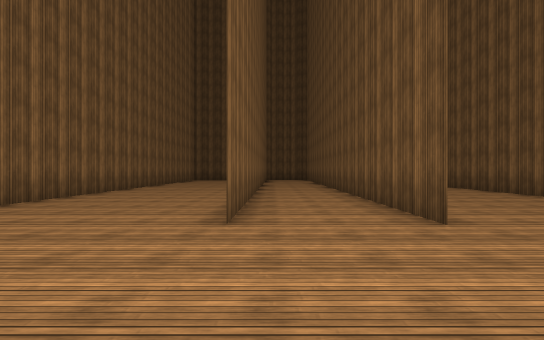
[1] (above)

24 first-person views from a walk through a scene from a Unity 3-D project. The camera is 1.3 m above the floor, looks level and sees 85° across. The floor is counted in squares, 2 m on a side. Each view is taken from the middle of a square. On the plan, view 1 faces up. The plan holds only what a view shows up to about 9 squares ahead; the rest is blank. The place goes on beyond the plan. Surface patterns are stand-ins for the level's own textures.

[2]
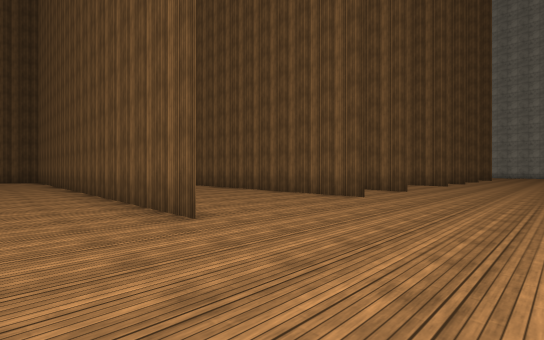

[3]
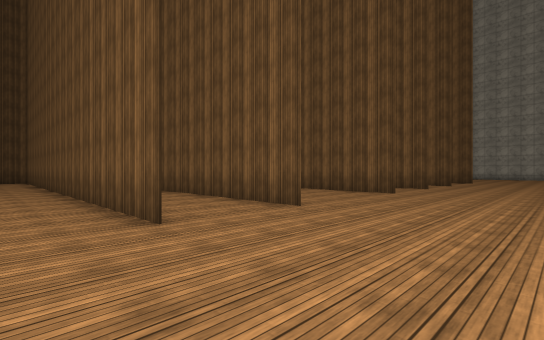

[4]
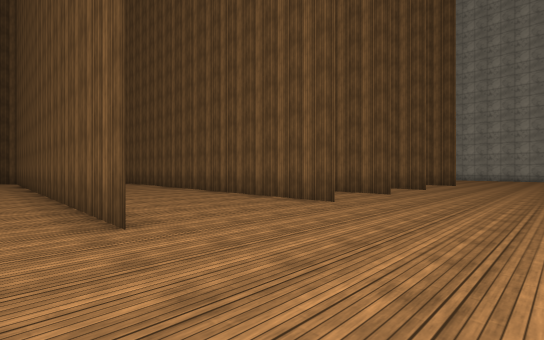

[5]
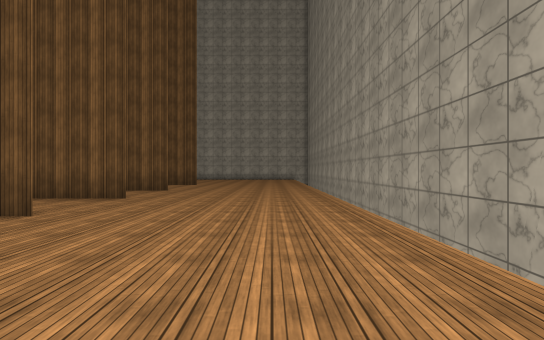

[6]
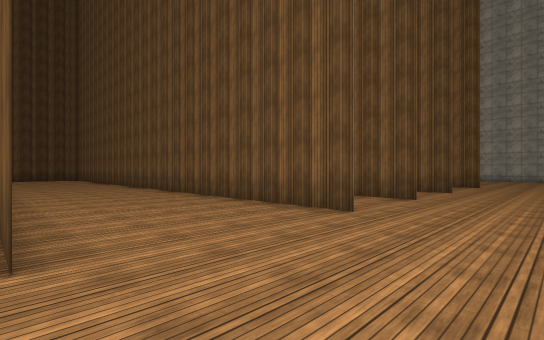

[7]
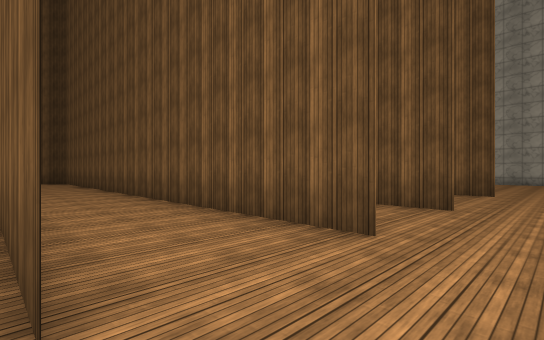

[8]
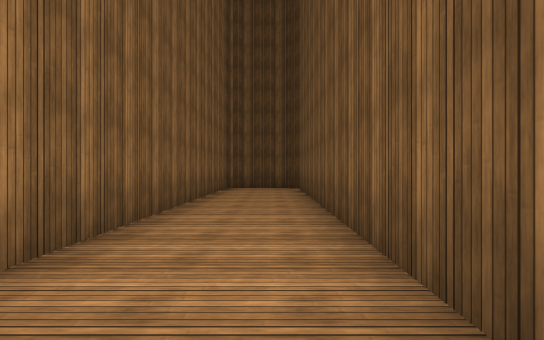

[9]
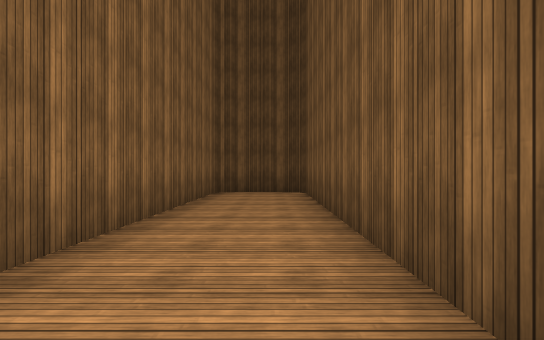

[10]
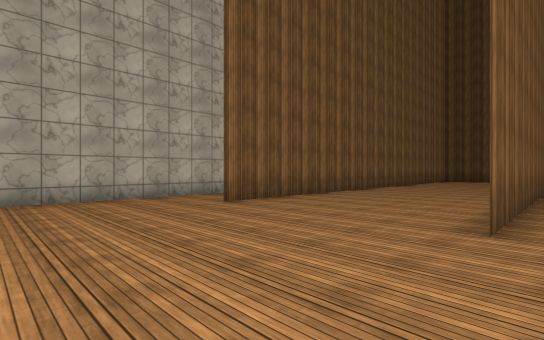

[11]
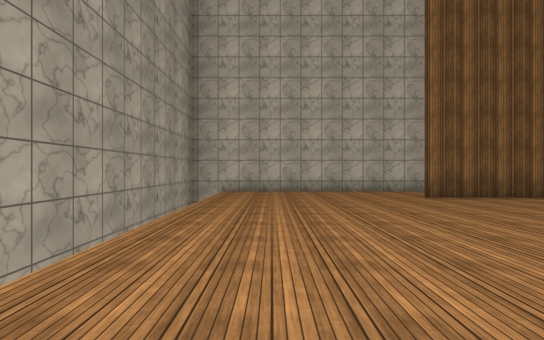

[12]
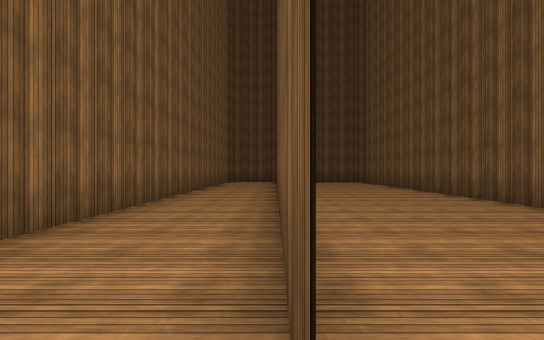

[13]
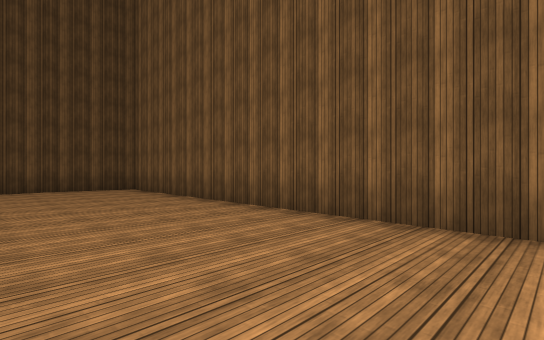

[14]
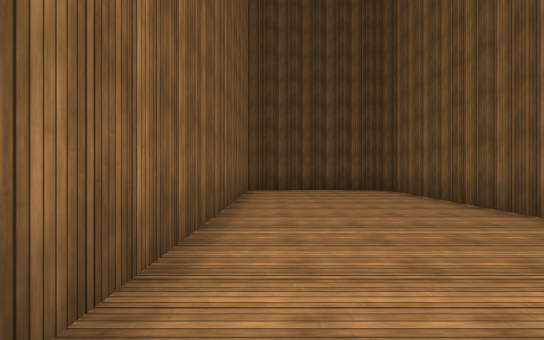

[15]
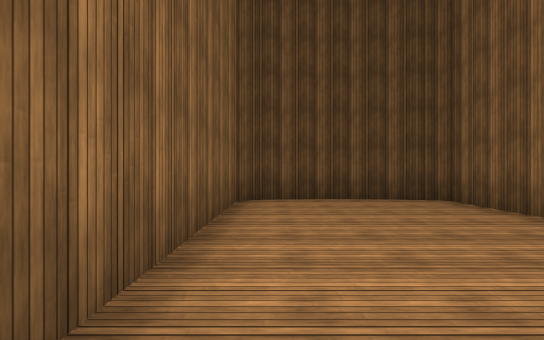

[16]
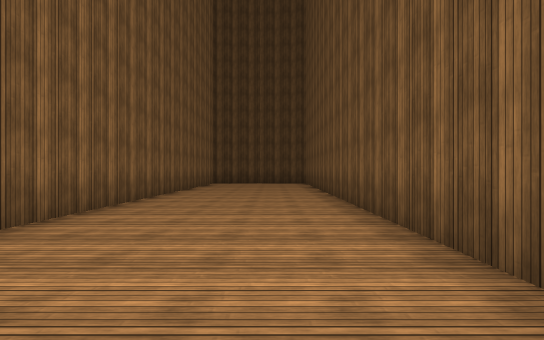

[17]
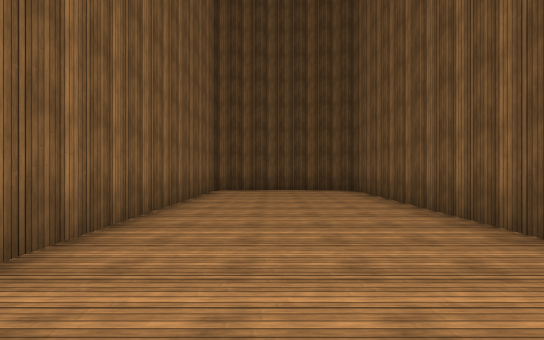

[18]
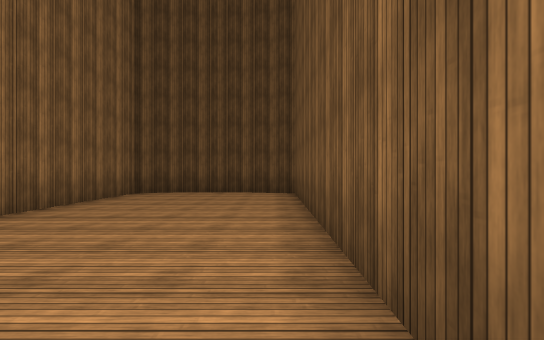

[19]
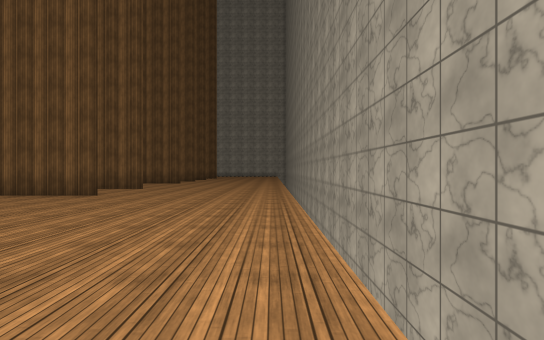

[20]
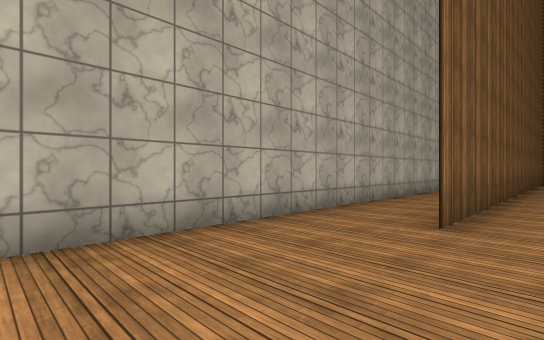

[21]
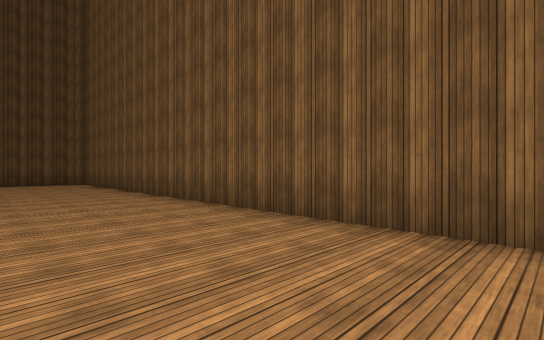

[22]
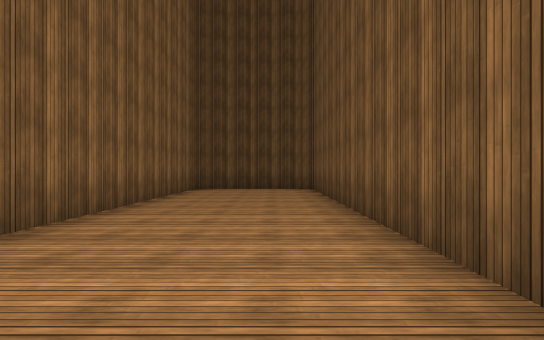

[23]
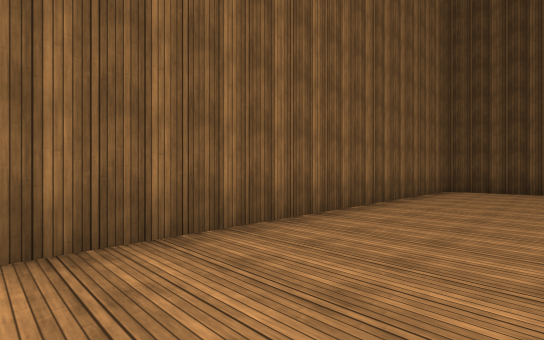

[24]
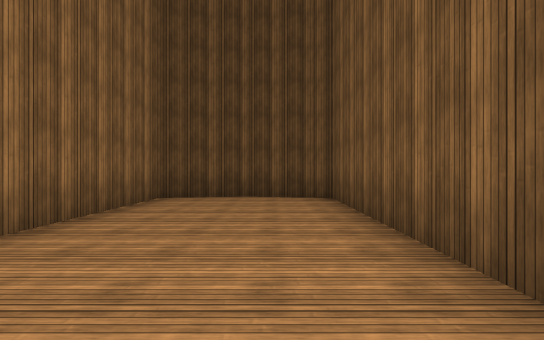

### Floor plan
Key: @ floor where view 1 was taken; # wall or solid block; . floor; v drop or lower ground.
Columns run from 7 left of view 1 to 19 right of it. Each row starts with its distance up from view 1.
 22                 #####
 21                 #...#
 20                 #...#
 19   ####    ####  #...####
 18   # . ## ##..####...#..#
 17   #....# #....# #...#..#
 16   #....# #....# #...#..#
 15   #....# #....# #...#..#
 14   #....# #....# #...#..#
 13   #....# #....# #...#..#
 12   #....#.#....# #...#..#
 11   #....#.#....# #...#..#
 10 # #....#.#....# #...#..#
  9 # #....#.#....#.#...#..#
  8 #.#....#.#....#.#...#..#
  7 #.#...##.#....#.#...#..#
  6 #.#...#..#....#.#...#..#
  5 #.#...#..#....#.#...#..# #
  4 #.#...#..#....#.#...#..#.#
  3 #..........................
  2 #..........................
  1 #..........................
  0 #......@..................
 -1 #............... .........
 -2 #    vvvvvvvvvvv  vvvvvvvv

Positions as (right, up) in squares from view 1, and headings:
1: (0, 0), facing up
2: (0, 0), facing up-right
3: (5, 0), facing up-right
4: (8, 0), facing up-right
5: (9, 0), facing right
6: (9, 1), facing up-right
7: (13, 2), facing up-right
8: (15, 8), facing up
9: (15, 10), facing up
10: (0, 0), facing up-left
11: (2, 0), facing left
12: (2, 3), facing up
13: (3, 8), facing up-right
14: (3, 9), facing up
15: (3, 12), facing up
16: (-2, 4), facing up
17: (-3, 9), facing up
18: (-1, 10), facing up
19: (-1, -1), facing right
20: (-4, 0), facing up-left
21: (10, 7), facing up-right
22: (12, 12), facing up
23: (12, 12), facing up-left
24: (12, 15), facing up
